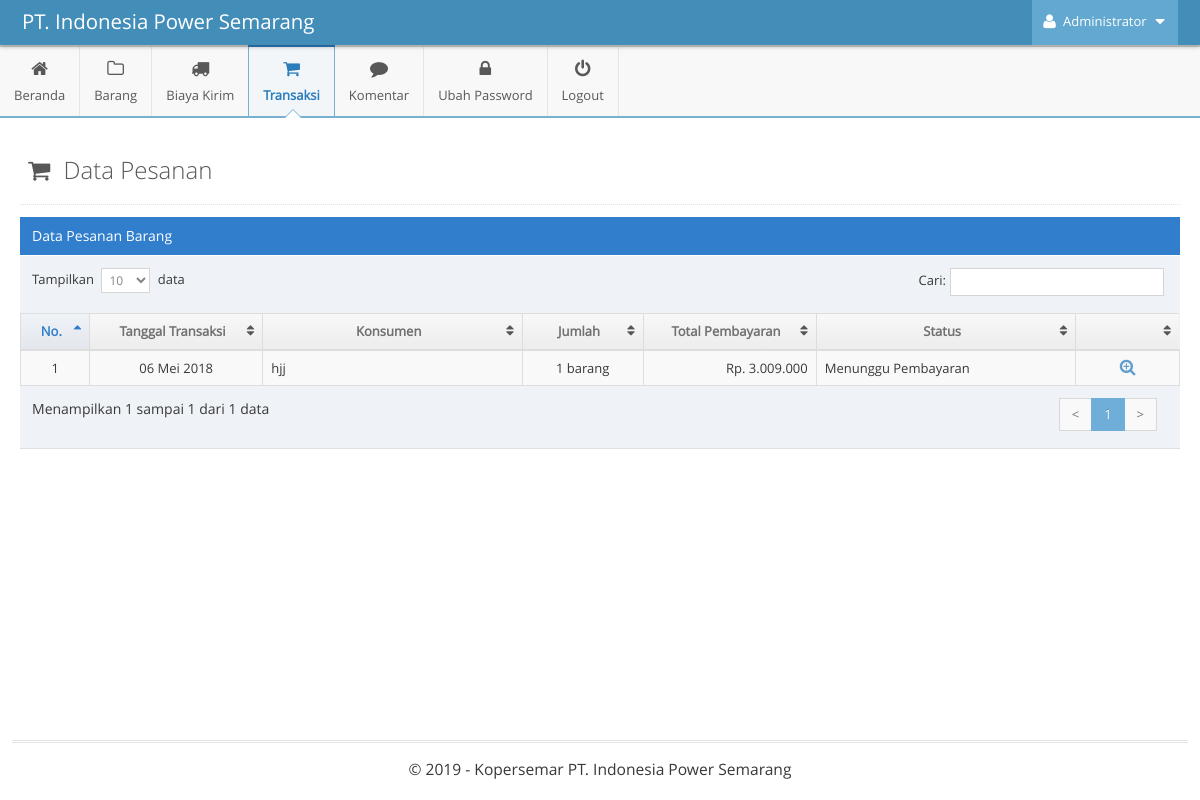
/admin/main.php?module=pesanan (signed in), run on an earlier commit of the app's database.
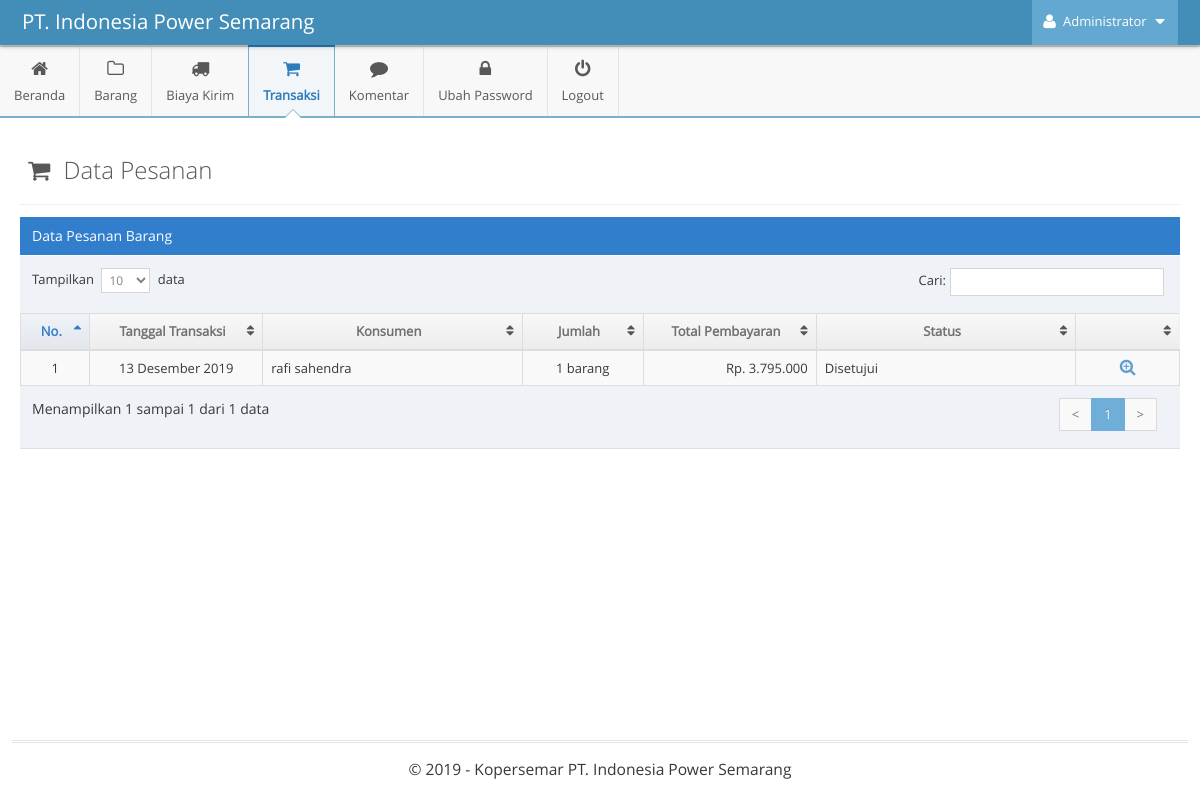
And on a later commit of the database.
### tables this page shows
CREATE TABLE IF NOT EXISTS `tbl_transaksi` (
  `id_transaksi` int(11) NOT NULL,
  `tanggal_transaksi` timestamp NOT NULL DEFAULT CURRENT_TIMESTAMP,
  `id_konsumen` int(11) NOT NULL,
  `total_bayar` int(11) NOT NULL,
  `status` enum('Belum Disetujui','Disetujui','Ditolak','') NOT NULL DEFAULT 'Belum Disetujui',
  `lama_angsuran` int(11) NOT NULL,
  `besar_angsuran` int(11) NOT NULL
);

CREATE TABLE IF NOT EXISTS `tbl_konsumen` (
  `id_konsumen` int(11) NOT NULL,
  `tanggal_daftar` timestamp NOT NULL DEFAULT CURRENT_TIMESTAMP,
  `nama_konsumen` varchar(30) NOT NULL,
  `alamat` varchar(100) NOT NULL,
  `kota` int(4) NOT NULL,
  `provinsi` int(2) NOT NULL,
  `kode_pos` varchar(5) NOT NULL,
  `telepon` varchar(12) NOT NULL,
  `email` varchar(30) NOT NULL,
  `password` varchar(50) NOT NULL
);

### config/fungsi_tanggal.php (called while the page is built)
<?php
	function tgl_eng_to_ind($tgl) {
		$tanggal	= explode('-',$tgl);
		$kdbl		= $tanggal[1];
		if ($kdbl == '01')	{
			$nbln = 'Januari';
		}
		else if ($kdbl == '02') {
			$nbln = 'Februari';
		}
		else if ($kdbl == '03') {
			$nbln = 'Maret';
		}
		else if ($kdbl == '04') {
			$nbln = 'April';
		}
		else if ($kdbl == '05') {
			$nbln = 'Mei';
		}
		else if ($kdbl == '06') {
			$nbln = 'Juni';
		}
		else if ($kdbl == '07') {
			$nbln = 'Juli';
		}
		else if ($kdbl == '08') {
			$nbln = 'Agustus';
		}
		else if ($kdbl == '09') {
			$nbln = 'September';
		}
		else if ($kdbl == '10') {
			$nbln = 'Oktober';
		}
		else if ($kdbl == '11') {
			$nbln = 'November';
		}
		else if ($kdbl == '12') {
			$nbln = 'Desember';
		}
		else {
			$nbln = '';
		}
		$tgl_ind = $tanggal[0]." ".$nbln." ".$tanggal[2];
		return $tgl_ind;
	}
?>

### config/fungsi_rupiah.php (called while the page is built, shortened)
<?php
function format_rupiah_nol($angka){
  $rupiah=number_format($angka,0,',','.');
  return $rupiah;
}
?>

### admin/modules/pesanan/view.php (the view)
<div class="page-content">
	<div class="page-header">
		<h1 style="color:#585858">
			<i style="margin-right:7px" class="ace-icon fa fa-shopping-cart"></i> Data Pesanan
		</h1>
	</div>
	<div class="row">
		<div class="col-xs-12">
			<div class="row">
				<div class="col-xs-12">
					<div class="table-header">
						Data Pesanan Barang
					</div>
					<div>
						<table id="dynamic-table" class="table table-striped table-bordered table-hover">
							<thead>
								<tr>
									<th>No.</th>
									<th>Tanggal Transaksi</th>
									<th>Konsumen</th>
									<th>Jumlah</th>
                                    <th>Total Pembayaran</th>
                                    <th>Status</th>
									<th></th>
								</tr>
							</thead>
							<tbody>
							<?php
                            $no = 1;
                            $query = mysqli_query($mysqli, "SELECT * FROM tbl_transaksi as a INNER JOIN tbl_konsumen as b
                            								ON a.id_konsumen=b.id_konsumen
                            								ORDER BY a.id_transaksi DESC")
                                                            or die('Ada kesalahan pada query transaksi: '.mysqli_error($mysqli));
                            while ($data = mysqli_fetch_assoc($query)) {
                                $tgl               = substr($data['tanggal_transaksi'],0,10);
                                $exp               = explode('-',$tgl);
                                $tanggal_transaksi = tgl_eng_to_ind($exp[2]."-".$exp[1]."-".$exp[0]);
                                $query1 = mysqli_query($mysqli, "SELECT COUNT(id_detail) as jumlah FROM tbl_transaksi_detail
                                                            WHERE id_transaksi='$data[id_transaksi]'")
                                                            or die('Ada kesalahan pada query detail: '.mysqli_error($mysqli));
                                $data1 = mysqli_fetch_assoc($query1);
                            ?>
                            	<tr>
									<td width="40" class="center"><?php echo $no; ?></td>
									<td width="100" class="center"><?php echo $tanggal_transaksi; ?></td>
									<td width="150"><?php echo $data['nama_konsumen']; ?></td>
									<td width="70" class="center"><?php echo $data1['jumlah']; ?> barang</td>
									<td width="100" align="right">Rp. <?php echo format_rupiah_nol($data['total_bayar']); ?></td>
									<td width="150"><?php echo $data['status']; ?></td>
									<td width="60" class="center">
										<div class="action-buttons">
											<a data-rel="tooltip" data-placement="top" title="Detail" class="blue tooltip-info" href="?module=form_pesanan&form=detail&id=<?php echo $data['id_transaksi']; ?>&id_konsumen=<?php echo $data['id_konsumen']; ?>">
												<i class="ace-icon fa fa-search-plus bigger-130"></i>
											</a>
										</div>
									</td>
								</tr>
							<?php
                            	$no++;
                            } ?>
							</tbody>
						</table>
					</div>
				</div>
			</div>
		</div>
	</div>
</div>

What changed in the data, as far as the page shows it:
removed tbl_transaksi: tanggal_transaksi "06 Mei 2018", id_konsumen.nama_konsumen "hjj", jumlah "1", total_bayar "3.009.000", status "Menunggu Pembayaran"
added tbl_transaksi: tanggal_transaksi "13 Desember 2019", id_konsumen.nama_konsumen "rafi sahendra", jumlah "1", total_bayar "3.795.000", status "Disetujui"
